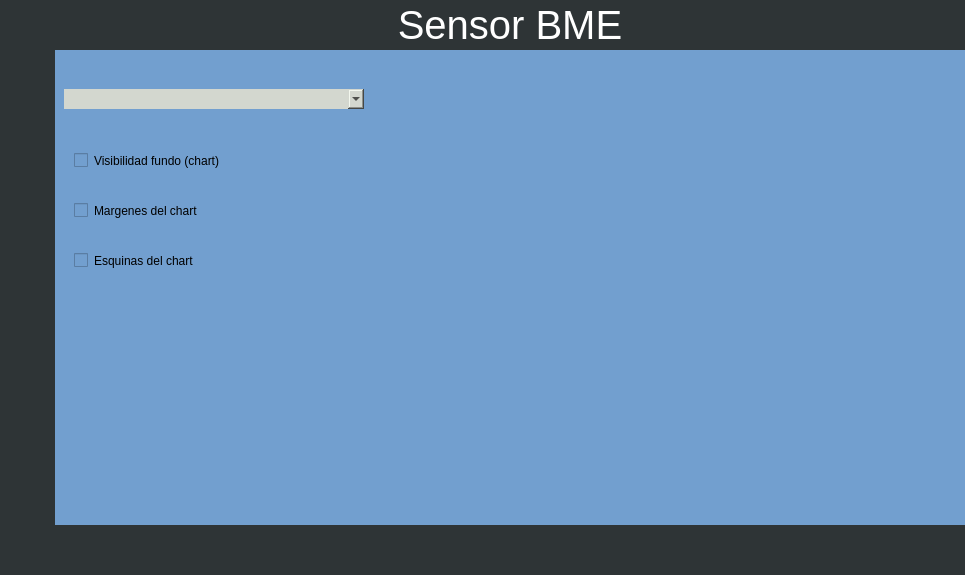
<?xml version="1.0" encoding="UTF-8"?>
<ui version="4.0">
 <class>MainWindow</class>
 <widget class="QMainWindow" name="MainWindow">
  <property name="geometry">
   <rect>
    <x>0</x>
    <y>0</y>
    <width>965</width>
    <height>575</height>
   </rect>
  </property>
  <property name="minimumSize">
   <size>
    <width>0</width>
    <height>0</height>
   </size>
  </property>
  <property name="baseSize">
   <size>
    <width>0</width>
    <height>0</height>
   </size>
  </property>
  <property name="font">
   <font>
    <weight>50</weight>
    <bold>false</bold>
   </font>
  </property>
  <property name="windowTitle">
   <string>MainWindow</string>
  </property>
  <property name="layoutDirection">
   <enum>Qt::LeftToRight</enum>
  </property>
  <property name="autoFillBackground">
   <bool>false</bool>
  </property>
  <widget class="QWidget" name="centralwidget">
   <property name="styleSheet">
    <string notr="true">background-color:rgb(114, 159, 207);</string>
   </property>
   <layout class="QVBoxLayout" name="verticalLayout">
    <property name="spacing">
     <number>0</number>
    </property>
    <property name="leftMargin">
     <number>0</number>
    </property>
    <property name="topMargin">
     <number>0</number>
    </property>
    <property name="rightMargin">
     <number>0</number>
    </property>
    <property name="bottomMargin">
     <number>0</number>
    </property>
    <item>
     <widget class="QFrame" name="frame_1">
      <property name="maximumSize">
       <size>
        <width>16777215</width>
        <height>50</height>
       </size>
      </property>
      <property name="styleSheet">
       <string notr="true">border:0</string>
      </property>
      <property name="frameShape">
       <enum>QFrame::StyledPanel</enum>
      </property>
      <property name="frameShadow">
       <enum>QFrame::Raised</enum>
      </property>
      <layout class="QHBoxLayout" name="horizontalLayout_2">
       <property name="spacing">
        <number>0</number>
       </property>
       <property name="leftMargin">
        <number>0</number>
       </property>
       <property name="topMargin">
        <number>0</number>
       </property>
       <property name="rightMargin">
        <number>0</number>
       </property>
       <property name="bottomMargin">
        <number>0</number>
       </property>
       <item>
        <widget class="QFrame" name="Menu">
         <property name="maximumSize">
          <size>
           <width>55</width>
           <height>16777215</height>
          </size>
         </property>
         <property name="styleSheet">
          <string notr="true">border:o;
background-color: rgb(46, 52, 54);</string>
         </property>
         <property name="frameShape">
          <enum>QFrame::StyledPanel</enum>
         </property>
         <property name="frameShadow">
          <enum>QFrame::Raised</enum>
         </property>
         <widget class="QPushButton" name="GotoMainButton">
          <property name="geometry">
           <rect>
            <x>10</x>
            <y>10</y>
            <width>40</width>
            <height>30</height>
           </rect>
          </property>
          <property name="minimumSize">
           <size>
            <width>1</width>
            <height>0</height>
           </size>
          </property>
          <property name="styleSheet">
           <string notr="true">QPushButton{
background-image:url(:/LeftArrow/Design/icones/left-arrow_40x30.png);
border-radius:2px;
}</string>
          </property>
          <property name="text">
           <string/>
          </property>
          <property name="iconSize">
           <size>
            <width>20</width>
            <height>20</height>
           </size>
          </property>
         </widget>
        </widget>
       </item>
       <item>
        <widget class="QFrame" name="Title">
         <property name="sizePolicy">
          <sizepolicy hsizetype="Preferred" vsizetype="Preferred">
           <horstretch>0</horstretch>
           <verstretch>0</verstretch>
          </sizepolicy>
         </property>
         <property name="styleSheet">
          <string notr="true">border:0;
background-color: rgb(46, 52, 54);</string>
         </property>
         <property name="frameShape">
          <enum>QFrame::StyledPanel</enum>
         </property>
         <property name="frameShadow">
          <enum>QFrame::Raised</enum>
         </property>
         <layout class="QHBoxLayout" name="horizontalLayout_6">
          <item>
           <widget class="QLabel" name="SensorBME">
            <property name="font">
             <font>
              <pointsize>30</pointsize>
             </font>
            </property>
            <property name="styleSheet">
             <string notr="true">color: rgb(255, 255, 255);</string>
            </property>
            <property name="text">
             <string>Sensor BME</string>
            </property>
            <property name="alignment">
             <set>Qt::AlignCenter</set>
            </property>
           </widget>
          </item>
         </layout>
        </widget>
       </item>
      </layout>
     </widget>
    </item>
    <item>
     <widget class="QFrame" name="frame_2">
      <property name="styleSheet">
       <string notr="true">border:0</string>
      </property>
      <property name="frameShape">
       <enum>QFrame::StyledPanel</enum>
      </property>
      <property name="frameShadow">
       <enum>QFrame::Raised</enum>
      </property>
      <layout class="QHBoxLayout" name="horizontalLayout">
       <property name="spacing">
        <number>0</number>
       </property>
       <property name="leftMargin">
        <number>0</number>
       </property>
       <property name="topMargin">
        <number>0</number>
       </property>
       <property name="rightMargin">
        <number>0</number>
       </property>
       <property name="bottomMargin">
        <number>0</number>
       </property>
       <item>
        <widget class="QFrame" name="Left">
         <property name="minimumSize">
          <size>
           <width>55</width>
           <height>0</height>
          </size>
         </property>
         <property name="maximumSize">
          <size>
           <width>55</width>
           <height>16777215</height>
          </size>
         </property>
         <property name="styleSheet">
          <string notr="true">border:0 ; 
background-color: rgb(46, 52, 54);</string>
         </property>
         <property name="frameShape">
          <enum>QFrame::StyledPanel</enum>
         </property>
         <property name="frameShadow">
          <enum>QFrame::Raised</enum>
         </property>
         <layout class="QVBoxLayout" name="verticalLayout_2">
          <property name="spacing">
           <number>6</number>
          </property>
          <property name="leftMargin">
           <number>0</number>
          </property>
          <property name="topMargin">
           <number>0</number>
          </property>
          <property name="rightMargin">
           <number>0</number>
          </property>
          <property name="bottomMargin">
           <number>0</number>
          </property>
          <item>
           <widget class="QFrame" name="TOP_BUTTON">
            <property name="maximumSize">
             <size>
              <width>150</width>
              <height>16777215</height>
             </size>
            </property>
            <property name="frameShape">
             <enum>QFrame::StyledPanel</enum>
            </property>
            <property name="frameShadow">
             <enum>QFrame::Raised</enum>
            </property>
            <widget class="QPushButton" name="GotoGraphicButton">
             <property name="geometry">
              <rect>
               <x>10</x>
               <y>190</y>
               <width>40</width>
               <height>60</height>
              </rect>
             </property>
             <property name="minimumSize">
              <size>
               <width>40</width>
               <height>60</height>
              </size>
             </property>
             <property name="styleSheet">
              <string notr="true">QPushButton{
background-image:url(:/Graphic/Design/icones/icons8-combo-chart-50.png);
border-radius:2px;
}</string>
             </property>
             <property name="text">
              <string/>
             </property>
             <property name="iconSize">
              <size>
               <width>20</width>
               <height>20</height>
              </size>
             </property>
            </widget>
            <widget class="QPushButton" name="GotoTableButton">
             <property name="geometry">
              <rect>
               <x>10</x>
               <y>110</y>
               <width>40</width>
               <height>41</height>
              </rect>
             </property>
             <property name="minimumSize">
              <size>
               <width>40</width>
               <height>40</height>
              </size>
             </property>
             <property name="styleSheet">
              <string notr="true">QPushButton{
background-image:url(:/Table/Design/icones/icons8-table-40.png);
border-radius:2px;
}</string>
             </property>
             <property name="text">
              <string/>
             </property>
             <property name="iconSize">
              <size>
               <width>20</width>
               <height>20</height>
              </size>
             </property>
            </widget>
           </widget>
          </item>
         </layout>
        </widget>
       </item>
       <item>
        <widget class="QFrame" name="Mid">
         <property name="styleSheet">
          <string notr="true">border:0</string>
         </property>
         <property name="frameShape">
          <enum>QFrame::StyledPanel</enum>
         </property>
         <property name="frameShadow">
          <enum>QFrame::Raised</enum>
         </property>
         <layout class="QHBoxLayout" name="horizontalLayout_4">
          <item>
           <widget class="QFrame" name="frame_4">
            <property name="sizePolicy">
             <sizepolicy hsizetype="Preferred" vsizetype="Preferred">
              <horstretch>0</horstretch>
              <verstretch>0</verstretch>
             </sizepolicy>
            </property>
            <property name="minimumSize">
             <size>
              <width>310</width>
              <height>0</height>
             </size>
            </property>
            <property name="maximumSize">
             <size>
              <width>310</width>
              <height>16777215</height>
             </size>
            </property>
            <property name="frameShape">
             <enum>QFrame::StyledPanel</enum>
            </property>
            <property name="frameShadow">
             <enum>QFrame::Raised</enum>
            </property>
            <widget class="QComboBox" name="comboBoxColor">
             <property name="geometry">
              <rect>
               <x>0</x>
               <y>30</y>
               <width>300</width>
               <height>20</height>
              </rect>
             </property>
             <property name="sizePolicy">
              <sizepolicy hsizetype="Fixed" vsizetype="Fixed">
               <horstretch>0</horstretch>
               <verstretch>0</verstretch>
              </sizepolicy>
             </property>
             <property name="minimumSize">
              <size>
               <width>300</width>
               <height>20</height>
              </size>
             </property>
             <property name="styleSheet">
              <string notr="true">background-color: rgb(211, 215, 207);</string>
             </property>
             <item>
              <property name="text">
               <string/>
              </property>
             </item>
             <item>
              <property name="text">
               <string>Color del fondo del CharView</string>
              </property>
             </item>
             <item>
              <property name="text">
               <string>Color del fondo del Chart</string>
              </property>
             </item>
             <item>
              <property name="text">
               <string>Color del título del Chart</string>
              </property>
             </item>
             <item>
              <property name="text">
               <string>Color de las etiquetas del eje X</string>
              </property>
             </item>
             <item>
              <property name="text">
               <string>Color de las etiquetas del eje Y</string>
              </property>
             </item>
             <item>
              <property name="text">
               <string>Color de las etiquetas de la leyenda</string>
              </property>
             </item>
            </widget>
            <widget class="QCheckBox" name="checkBoxVisibilidadFundoChart">
             <property name="geometry">
              <rect>
               <x>10</x>
               <y>90</y>
               <width>185</width>
               <height>23</height>
              </rect>
             </property>
             <property name="minimumSize">
              <size>
               <width>185</width>
               <height>0</height>
              </size>
             </property>
             <property name="maximumSize">
              <size>
               <width>185</width>
               <height>16777215</height>
              </size>
             </property>
             <property name="text">
              <string>Visibilidad fundo (chart)</string>
             </property>
            </widget>
            <widget class="QCheckBox" name="checkBoxMargenesChart">
             <property name="geometry">
              <rect>
               <x>10</x>
               <y>140</y>
               <width>185</width>
               <height>23</height>
              </rect>
             </property>
             <property name="minimumSize">
              <size>
               <width>185</width>
               <height>0</height>
              </size>
             </property>
             <property name="maximumSize">
              <size>
               <width>185</width>
               <height>16777215</height>
              </size>
             </property>
             <property name="text">
              <string>Margenes del chart</string>
             </property>
            </widget>
            <widget class="QCheckBox" name="checkBoxEsquinasChart">
             <property name="geometry">
              <rect>
               <x>10</x>
               <y>190</y>
               <width>185</width>
               <height>23</height>
              </rect>
             </property>
             <property name="minimumSize">
              <size>
               <width>185</width>
               <height>0</height>
              </size>
             </property>
             <property name="maximumSize">
              <size>
               <width>185</width>
               <height>16777215</height>
              </size>
             </property>
             <property name="text">
              <string>Esquinas del chart</string>
             </property>
            </widget>
           </widget>
          </item>
          <item>
           <widget class="QFrame" name="frame_5">
            <property name="sizePolicy">
             <sizepolicy hsizetype="Preferred" vsizetype="Preferred">
              <horstretch>0</horstretch>
              <verstretch>0</verstretch>
             </sizepolicy>
            </property>
            <property name="minimumSize">
             <size>
              <width>0</width>
              <height>0</height>
             </size>
            </property>
            <property name="frameShape">
             <enum>QFrame::StyledPanel</enum>
            </property>
            <property name="frameShadow">
             <enum>QFrame::Raised</enum>
            </property>
            <layout class="QHBoxLayout" name="horizontalLayout_5">
             <item>
              <layout class="QGridLayout" name="baseDisenio">
               <property name="rightMargin">
                <number>0</number>
               </property>
              </layout>
             </item>
            </layout>
           </widget>
          </item>
         </layout>
        </widget>
       </item>
       <item>
        <widget class="QFrame" name="Right">
         <property name="maximumSize">
          <size>
           <width>100</width>
           <height>16777215</height>
          </size>
         </property>
         <property name="styleSheet">
          <string notr="true">border:0</string>
         </property>
         <property name="frameShape">
          <enum>QFrame::StyledPanel</enum>
         </property>
         <property name="frameShadow">
          <enum>QFrame::Raised</enum>
         </property>
        </widget>
       </item>
      </layout>
     </widget>
    </item>
    <item>
     <widget class="QFrame" name="frame_3">
      <property name="maximumSize">
       <size>
        <width>16777215</width>
        <height>50</height>
       </size>
      </property>
      <property name="styleSheet">
       <string notr="true">border:0;
background-color: rgb(46, 52, 54);</string>
      </property>
      <property name="frameShape">
       <enum>QFrame::StyledPanel</enum>
      </property>
      <property name="frameShadow">
       <enum>QFrame::Raised</enum>
      </property>
      <layout class="QHBoxLayout" name="horizontalLayout_3">
       <property name="spacing">
        <number>0</number>
       </property>
       <property name="leftMargin">
        <number>0</number>
       </property>
       <property name="topMargin">
        <number>0</number>
       </property>
       <property name="rightMargin">
        <number>0</number>
       </property>
       <property name="bottomMargin">
        <number>0</number>
       </property>
       <item>
        <widget class="QFrame" name="frame">
         <property name="frameShape">
          <enum>QFrame::StyledPanel</enum>
         </property>
         <property name="frameShadow">
          <enum>QFrame::Raised</enum>
         </property>
        </widget>
       </item>
      </layout>
     </widget>
    </item>
   </layout>
  </widget>
 </widget>
 <resources>
  <include location="file_rc.qrc"/>
 </resources>
 <connections/>
</ui>
